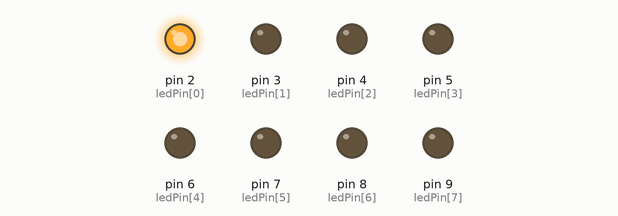
Recording of a sketch running on a simulated Arduino Uno, built with avr-gcc and run on an emulated ATmega328P. Parts: output pins drawn as LEDs (lit = HIGH).

Above: at 0.05 s.
At 0.55 s:
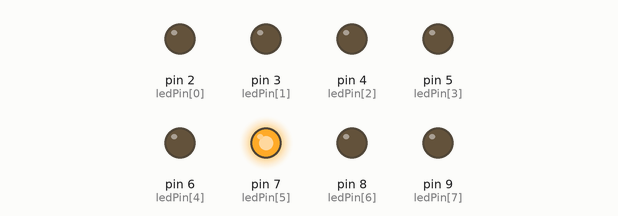
At 0.95 s:
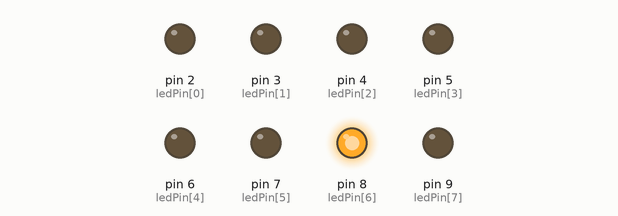
At 1.8 s:
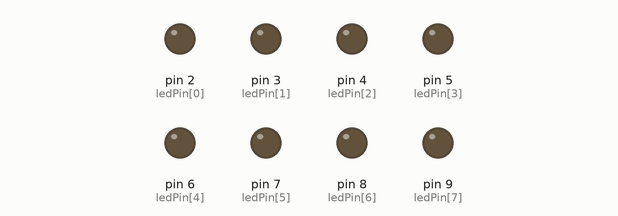
At 3.35 s:
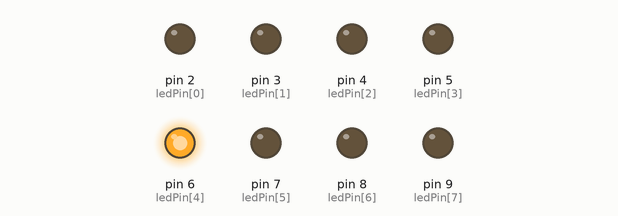
At 5.0 s:
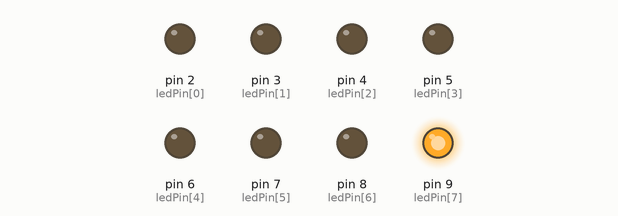
Timing chart, 0 to 5.5 s (numbered marks = the images above):
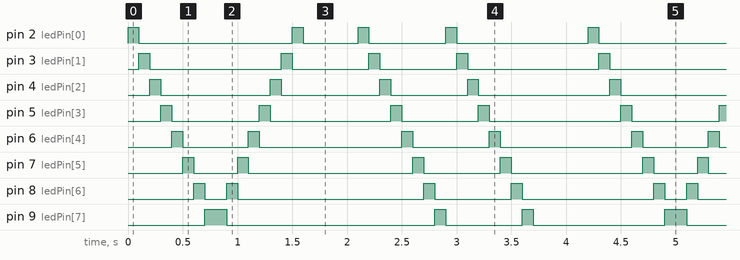

The sketch:

sketch_mar14d.ino
```cpp
int ledPin[] = {2, 3, 4, 5, 6, 7, 8, 9};
int direction = 1;

void setup() {
  for(int i=0; i<8; i++) {
    pinMode(ledPin[i], OUTPUT);
  }
}

void loop() {
  for(int i=0; i<8; i++) {
    digitalWrite(ledPin[i], HIGH);
    delay(100);
    digitalWrite(ledPin[i], LOW);
  }
  if(direction == 1) {
    for(int i=7; i>=0; i--) {
      digitalWrite(ledPin[i], HIGH);
      delay(100);
      digitalWrite(ledPin[i], LOW);
    }
    direction = -1;
  }
  else {
    for(int i=0; i<8; i++) {
      digitalWrite(ledPin[i], HIGH);
      delay(100);
      digitalWrite(ledPin[i], LOW);
    }
    direction = 1;
  }
  delay(500);
}
```

Measured:
- by itself, pin 2 (ledPin[0]): repeats every 4.2 s: LOW 1.4 s, HIGH 0.10 s, LOW 0.50 s, HIGH 0.10 s, LOW 0.70 s, HIGH 0.10 s, LOW 1.2 s, HIGH 0.10 s
- by itself, pin 3 (ledPin[1]): repeats every 4.2 s: LOW 1.2 s, 2 × (HIGH 0.10 s, LOW 0.70 s), HIGH 0.10 s, LOW 1.2 s, HIGH 0.10 s
- by itself, pin 4 (ledPin[2]): repeats every 4.2 s: LOW 1.0 s, HIGH 0.10 s, LOW 0.90 s, HIGH 0.10 s, LOW 0.70 s, HIGH 0.10 s, LOW 1.2 s, HIGH 0.10 s
- by itself, pin 5 (ledPin[3]): repeats every 4.2 s: LOW 0.80 s, HIGH 0.10 s, LOW 1.1 s, HIGH 0.10 s, LOW 0.70 s, HIGH 0.10 s, LOW 1.2 s, HIGH 0.10 s
- by itself, pin 6 (ledPin[4]): repeats every 4.2 s: LOW 0.60 s, HIGH 0.10 s, LOW 1.3 s, HIGH 0.10 s, LOW 0.70 s, HIGH 0.10 s, LOW 1.2 s, HIGH 0.10 s
- by itself, pin 7 (ledPin[5]): repeats every 4.2 s: LOW 0.40 s, HIGH 0.10 s, LOW 1.5 s, HIGH 0.10 s, LOW 0.70 s, HIGH 0.10 s, LOW 1.2 s, HIGH 0.10 s
- by itself, pin 8 (ledPin[6]): repeats every 4.2 s: LOW 0.20 s, HIGH 0.10 s, LOW 1.7 s, HIGH 0.10 s, LOW 0.70 s, HIGH 0.10 s, LOW 1.2 s, HIGH 0.10 s
- by itself, pin 9 (ledPin[7]): repeats every 4.2 s: LOW 1.9 s, HIGH 0.10 s, LOW 0.70 s, HIGH 0.10 s, LOW 1.2 s, HIGH 0.20 s
